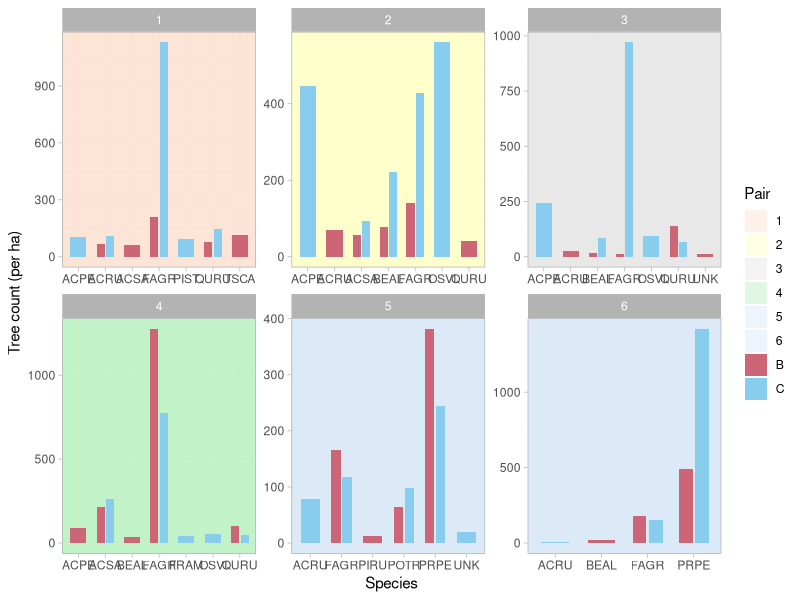

Here is the R script that generated this plot:
library(tidyverse)
library(dplyr)
library(ggplot2)

trees <- read_csv("overstory.csv")

#Add Treatment & Pair columns
trees2 <- trees %>% mutate(Treatment=case_when(
  Unit %in% c("3/16","5/15","28/2","12/2") ~ "Shelterwood",
  Unit %in% c("20/2","3/1") ~ "Seedtree",
  Unit %in% c("44B","45C","46B","46C") ~ "Clearcut"))

trees2 <- trees2 %>% replace_na(list(
  Unit="Unnamed",Treatment="Unmanaged"))

trees2 <- trees2 %>% mutate(Pair=case_when(
  Unit %in% c("3/16","5/15")~"1",
  Unit %in% c("20/2","20/3","20/4","3/1")~"2",
  Unit %in% c("28/2","12/2","12/3","12/4","12/5","12/6",
              "12/7","12/8","12/9","12/10","12/11")~"3",
  Unit=="Unnamed"~"4",
  Unit %in% c("44B","45C")~"5",
  Unit %in% c("46B","46C")~"6"))

trees2 <- trees2 %>% mutate(Location=as.factor(Location)) %>% 
  mutate(Location=fct_recode(Location,
                             "BEF"="Bartlett Experimental Forest",
                             "CF"="Crawford Notch State Park",
                             "HOG"="Hogsback (Blueberry Mountain)",
                             "SB"="Stevens Brook (Plummers Ledge)"))

trees2 <- trees2 %>% 
  mutate(Location=as.factor(Location),
         Unit=as.factor(Unit),
         Disturbance=as.factor(Disturbance),
         Treatment=as.factor(Treatment),
         Pair=as.factor(Pair),
         Spcode=as.factor(Spcode))

#spcode count
tally <- trees2 %>% group_by(Pair,Disturbance,Spcode) %>% 
  summarize(tally=length(Spcode))

tally <- tally %>% group_by(Pair, Disturbance) %>% 
  slice_max(tally,n=5)

#scale up to per ha
b1 <- 66
c1 <- 46
b2 <- 31
c2 <- 30
b3 <- 30
c3 <- 45
b4 <- 43
c4 <- 19
b5 <- 10 
c5 <- 13
b6 <- 28
c6 <- 32

plotarea <- 0.00785398163397448

tally <- tally %>% mutate(Density=if_else(
  Pair=="1" & Disturbance=="B",
  tally/b1/plotarea,if_else(Pair=="1" & Disturbance=="C",
  tally/c1/plotarea,if_else(Pair=="2" & Disturbance=="B",
  tally/b2/plotarea,if_else(Pair=="2" & Disturbance=="C",
  tally/c2/plotarea,if_else(Pair=="3" & Disturbance=="B",
  tally/b3/plotarea,if_else(Pair=="3" & Disturbance=="C",
  tally/c3/plotarea,if_else(Pair=="4" & Disturbance=="B",
  tally/b4/plotarea,if_else(Pair=="4" & Disturbance=="C",
  tally/c4/plotarea,if_else(Pair=="5" & Disturbance=="B",
  tally/b5/plotarea,if_else(Pair=="5" & Disturbance=="C",
  tally/c5/plotarea,if_else(Pair=="6" & Disturbance=="B",
  tally/b6/plotarea,tally/c6/plotarea)))))))))))) 

tally$Density <- round(tally$Density,0)

#visualize stem density
bc <- c("B"="#CC6677","C"="#88CCEE")
p6 <- c("1"="#FBE3D6","2"="#FFFFCC","3"="#E8E8E8",
        "4"="#C2F1C8","5"="#DCEAF7","6"="#DCEAF7")

tally %>% 
  ggplot(aes(x=Spcode,y=Density))+
  geom_rect(aes(fill=Pair),alpha=0.5,
            xmin=-Inf, xmax=Inf, ymin=-Inf, ymax=Inf)+
  geom_col(aes(fill=Disturbance),width=0.6,
           position=position_dodge(width=0.7))+
  scale_fill_manual(values=c(p6,bc))+
  facet_wrap(vars(Pair),scales='free')+
  theme_light()+
  xlab("Species")+
  ylab("Tree count (per ha)")
